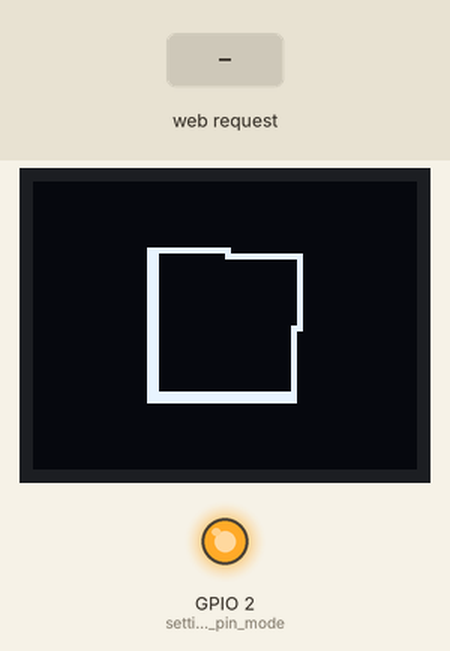
The program below on a simulated ESP8266 (Wemos D1 mini). On the bench: 64×48 one-colour display, output pins drawn as LEDs (lit = HIGH). Dashed ring = blinking. The test bench sets the inputs (shaded band).

Above: at 0.19 s.
At 1.2 s:
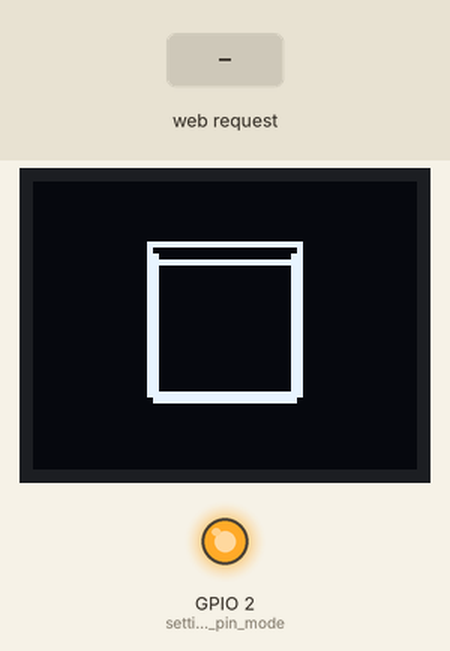
1.3 s: HTTP request GET /BLINK received
At 1.7 s:
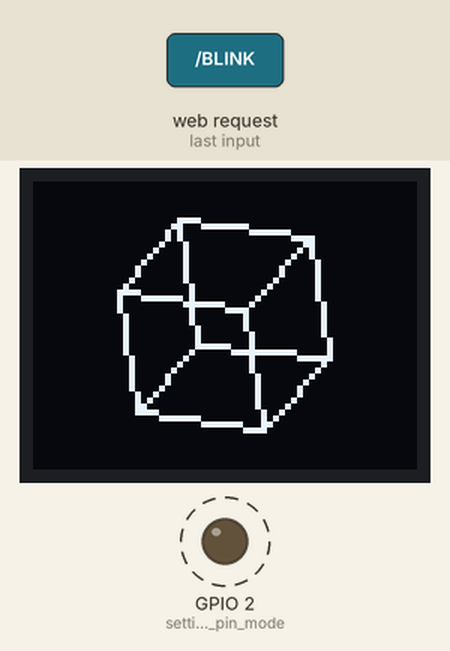
Timing chart, 0 to 6.3 s (numbered marks = the images above; inputs shaded):
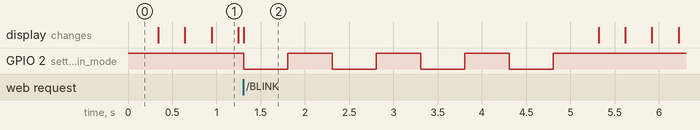

Measured:
- after the input at 1.3 s, GPIO 2 (setting_the_led_pin_mode): alternates HIGH for 0.50 s and LOW for 0.50 s, 8 changes in all, then stays HIGH, starting at once

The program:

main.cpp
```cpp
#include <ESP8266WebServer.h>
#include <Wire.h>
#include <SPI.h>
#include <U8g2lib.h>

U8G2_SSD1306_64X48_ER_F_HW_I2C oled(U8G2_R0, U8X8_PIN_NONE); // oled instance
WiFiServer server(80); // wifi server instance

//global valriables
const char *ssid = "MyEsp8266";
const char *password = "Password";
int SCREEN_WIDTH = 64;
int SCREEN_HEIGHT = 48;
int SHAPE_SIZE = 600;

float d = 3;
float px[] = {-d, d, d, -d, -d, d, d, -d};
float py[] = {-d, -d, d, d, -d, -d, d, d};
float pz[] = {-d, -d, -d, -d, d, d, d, d};
float p2x[8] = {0};
float p2y[8] = {0};
float r[3] = {0};


void drawCube() // draw the cube on oled
{
    r[0] = r[0] + PI / 180.0;
    r[1] = r[1] + PI / 180.0;
    r[2] = r[2] + PI / 180.0;
    if (r[0] >= 360.0 * PI / 180.0)
    {
        r[0] = 0;
    }
    if (r[1] >= 360.0 * PI / 180.0)
    {
        r[1] = 0;
    }
    if (r[2] >= 360.0 * PI / 180.0)
    {
        r[2] = 0;
    }

    for (int i = 0; i < 8; i++)
    {
        float px2 = px[i];
        float py2 = cos(r[0]) * py[i] - sin(r[0]) * pz[i];
        float pz2 = sin(r[0]) * py[i] + cos(r[0]) * pz[i];

        float px3 = cos(r[1]) * px2 + sin(r[1]) * pz2;
        float py3 = py2;
        float pz3 = -sin(r[1]) * px2 + cos(r[1]) * pz2;

        float ax = cos(r[2]) * px3 - sin(r[2]) * py3;
        float ay = sin(r[2]) * px3 + cos(r[2]) * py3;
        float az = pz3 - 150;

        p2x[i] = SCREEN_WIDTH / 2 + ax * SHAPE_SIZE / az;
        p2y[i] = SCREEN_HEIGHT / 2 + ay * SHAPE_SIZE / az;
    }

    oled.clearBuffer(); // clear the oled buffer
    for (int i = 0; i < 3; i++)
    {
        oled.drawLine(p2x[i], p2y[i], p2x[i + 1], p2y[i + 1]);
        oled.drawLine(p2x[i + 4], p2y[i + 4], p2x[i + 5], p2y[i + 5]);
        oled.drawLine(p2x[i], p2y[i], p2x[i + 4], p2y[i + 4]);
    }
    oled.drawLine(p2x[3], p2y[3], p2x[0], p2y[0]);
    oled.drawLine(p2x[7], p2y[7], p2x[4], p2y[4]);
    oled.drawLine(p2x[3], p2y[3], p2x[7], p2y[7]);
    oled.sendBuffer(); // dump the next cube frame on the screen
}

void blink() // blink function
{
    for (int i = 0; i < 8; i++) // Blink the led 4 times
    {
        digitalWrite(LED_BUILTIN, !digitalRead(LED_BUILTIN));
        delay(500);
    }
}

void wifiOps() // the wifi client operations
{
    WiFiClient client = server.available(); // listen for incoming clients

    if (client) // if you get a client,
    {
        String currentLine = "";   // make a String to hold incoming data from the client
        while (client.connected()) // loop while the client's connected
        {
            if (client.available()) // if there's bytes to read from the client,
            {
                char c = client.read(); // read a byte, then
                if (c == '\n')          // if the byte is a newline character
                {
                    // if the current line is blank, you got two newline characters in a row.
                    // that's the end of the client HTTP request, so send a response:
                    if (currentLine.length() == 0)
                    {
                        // HTTP headers always start with a response code (e.g. HTTP/1.1 200 OK)
                        // and a content-type so the client knows what's coming, then a blank line:
                        client.println("HTTP/1.1 200 OK");
                        client.println("Content-type:text/html");
                        client.println();
                        // the content of the HTTP response follows the header:
                        client.print("<head><title>Test Led http protocol</title></head>");
                        client.print("<center><h1><b>ESP8266 Web Control!!</b></h1></center>");
                        client.print("<center><p><b>Blue LED</b><a href=\"ON1\"><button>ON</button></a>&nbsp;<a href=\"OFF1\"><button>OFF</button></a></p></center>");
                        client.print("<center><h1>Effects!!!!</h1></center>");
                        client.print("<center><p>Blink<b>(2 Secs Aprox)</b><a href=\"BLINK\"><button>ON</button></center>");
                        // The HTTP response ends with another blank line:
                        client.println();
                        // break out of the while loop:
                        break;
                    }
                    else
                    { // if you got a newline, then clear currentLine:
                        currentLine = "";
                    }
                }
                else if (c != '\r') // if you got anything else but a carriage return character,
                {
                    currentLine += c; // add it to the end of the currentLine
                }
                // Check to see if the client request was "GET /ON" or "GET /OFF":
                if (currentLine.endsWith("GET /ON1"))
                {
                    digitalWrite(LED_BUILTIN, LOW); // GET /ON turns the LED on
                }
                if (currentLine.endsWith("GET /OFF1"))
                {
                    digitalWrite(LED_BUILTIN, HIGH); // GET /OFF turns the LED off
                }
                if (currentLine.endsWith("GET /BLINK"))
                {
                    blink();
                }
            }
        }
        // close the connection:
        client.stop();
    }
}

void setup() // arduino setup
{
    pinMode(LED_BUILTIN, OUTPUT); // setting the led pin mode
    digitalWrite(LED_BUILTIN, HIGH); // make sure the LED is OFF

    WiFi.softAP(ssid, password); // Setting the Wifi Access Point mode
    server.begin(); // Starting the wifi Server engine

    oled.begin(); // Sarting the Oled
    oled.clearBuffer();// Making sure the oled buffer is empty
}

void loop()
{
    drawCube(); // draw the cube
    wifiOps(); // perform the wifi operations
}
```
